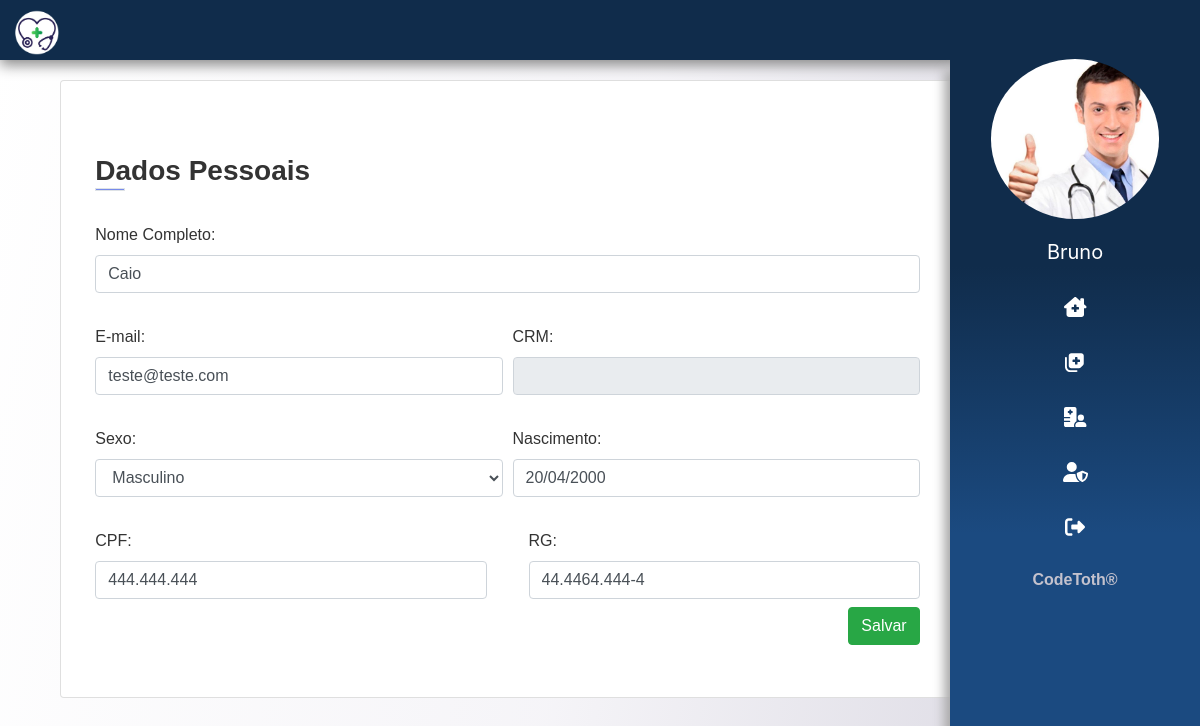
The page /editar-usuario/3 (signed in) on the database as committed earlier.
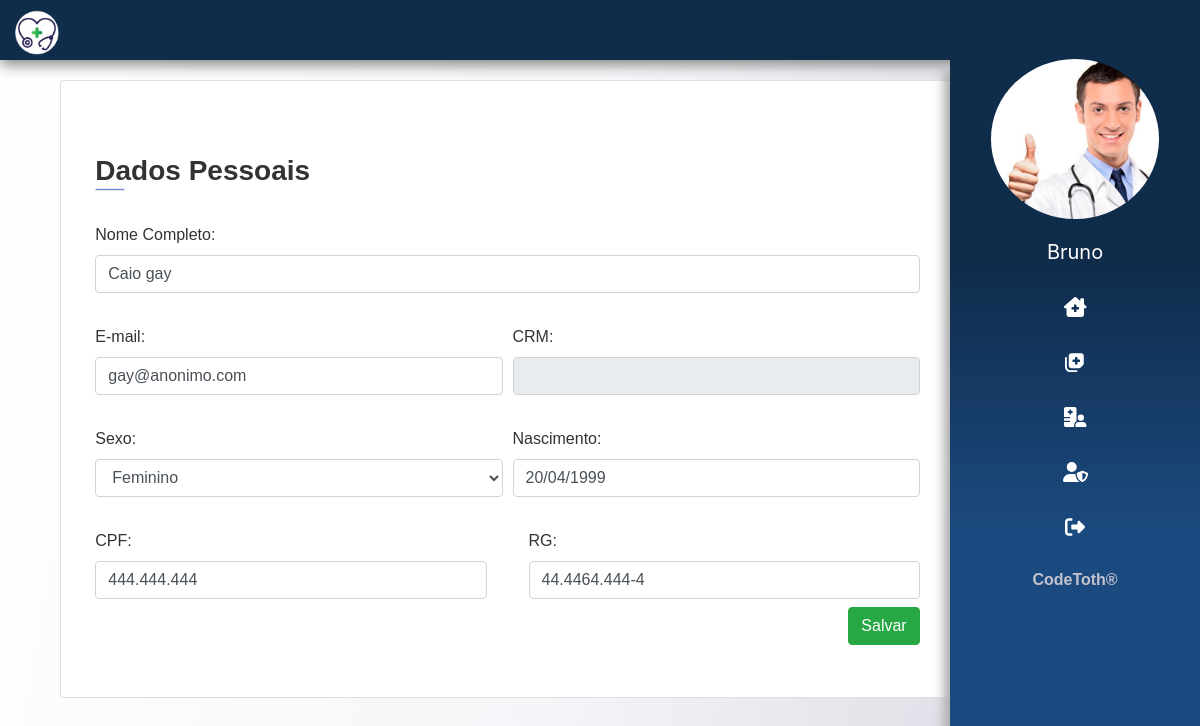
The same page on the database as committed later.
### app/atendente/models.py (models this page shows)
class Atendente(models.Model):
    usuario = models.ForeignKey(User, on_delete=models.CASCADE)
    nome = models.CharField(max_length=150)
    sexo = models.CharField(max_length=1)
    data_nascimento = models.DateField()
    cpf = models.CharField(max_length=20, unique=True)
    rg = models.CharField(max_length=20, unique=True)
    email = models.EmailField()
    foto = models.ImageField(upload_to=f'fotos/{time.time()}', blank=True)
    ativo = models.BooleanField(default=True)

### app/usuario/views.py (the view)
# urls.py: path('editar-usuario/<id>', editar, name='edit-user'),
@login_required(login_url='login')
def editar(request, id):
    dados = get_dados(request)
    dados['useredit'] = medico = atendente = None
    usuario = get_object_or_404(User, id=id)
    if Medico.objects.filter(usuario=usuario):
        medico = get_object_or_404(Medico, usuario=usuario)
        dados['useredit'] = medico
        dados['usertipo'] = 1
    if Atendente.objects.filter(usuario=usuario):
        atendente = get_object_or_404(Atendente, usuario=usuario)
        dados['useredit'] = atendente
        dados['usertipo'] = 2
    return render(request, 'usuarios/editar_usuario.html', dados)

### templates/usuarios/editar_usuario.html (shortened to what this page needs)
{% extends 'base.html' %}
{% load static %}
{% block content %}
<main>
  <section class="container-fluid ">
    <div class="container">
      <div class="col-lg-10 mt-x">
        <div class="card">
          <form action="{% url 'salvar-usario' %}" enctype="multipart/form-data" method="POST"  class="mt-y p-2">
            <div class="info-section">
              <h3> Dados Pessoais
                <div class="border"></div>
              </h3>
              <div class="form-goup mt-y">
                <label for="nome">Nome Completo:</label>
                <input type="text" class="form-control" id="nome" name="nome" required
                  value="{{useredit.nome}}">
              </div>
              <div class="form-row mt-y">
                <div class="col">
                  <label for="data">E-mail: </label>
                  <input type="text" class="form-control" id="email" name="email" required value="{{useredit.email }}">
                </div>
                <div class="col">
                  <label for="crm">CRM:</label>
                  {% if usertipo == 1 %}
                  <input type="text" class="form-control" id="crm" name="crm" required value="{{ useredit.crm }}">
                  {% else %}
                  <input type="text" class="form-control" id="crm" readonly>
                  {% endif %}
                </div>
              </div>
              <div class="form-row mt-y">
                <div class="col">
                  <label for="sexo">Sexo:</label>
                  <select class="form-control" id="sexo" name="sexo" required>
                    <option value="M" {% if useredit.sexo == "M" %}selected="selected" {% endif %}>
                      Masculino</option>
                    <option value="F" {% if useredit.sexo == "F" %}selected="selected" {% endif %}>
                      Feminino</option>
                  </select>
                </div>
                <div class="col">
                  <label for="id_data_nasc">Nascimento:</label>
                  <input type="text" class="form-control" id="id_data_nasc" placeholder="dd/MM/YYYY" name="dt_nasc" required
                    value="{{useredit.data_nascimento|date:'d/m/Y'}}">
                </div>
              </div>
              <div class="form-row mt-y">
                <div class="col mr-3">
                  <label for="id_cpf">CPF:</label>
                  <input type="text" name="cpf" id="id_cpf" class="form-control" value="{{useredit.cpf}}">
                </div>
                <div class="col ml-3">
                  <label for="id_rg">RG:</label>
                  <input type="text" name="rg" id="id_rg" class="form-control" value="{{useredit.rg}}">
                </div>
              </div>
              <input class="btn btn-success mt-2" type="submit" value="Salvar" style="float: right;">
            </div>
          </form>
        </div>
      </div>
  </section>
</main>
{% endblock %}

Rows that differ between the two databases and show on the page:
changed Atendente: nome "Caio" → "Caio gay"; email "teste@teste.com" → "gay@anonimo.com"; sexo "Masculino" → "Feminino"; dt_nasc "20/04/2000" → "20/04/1999"
